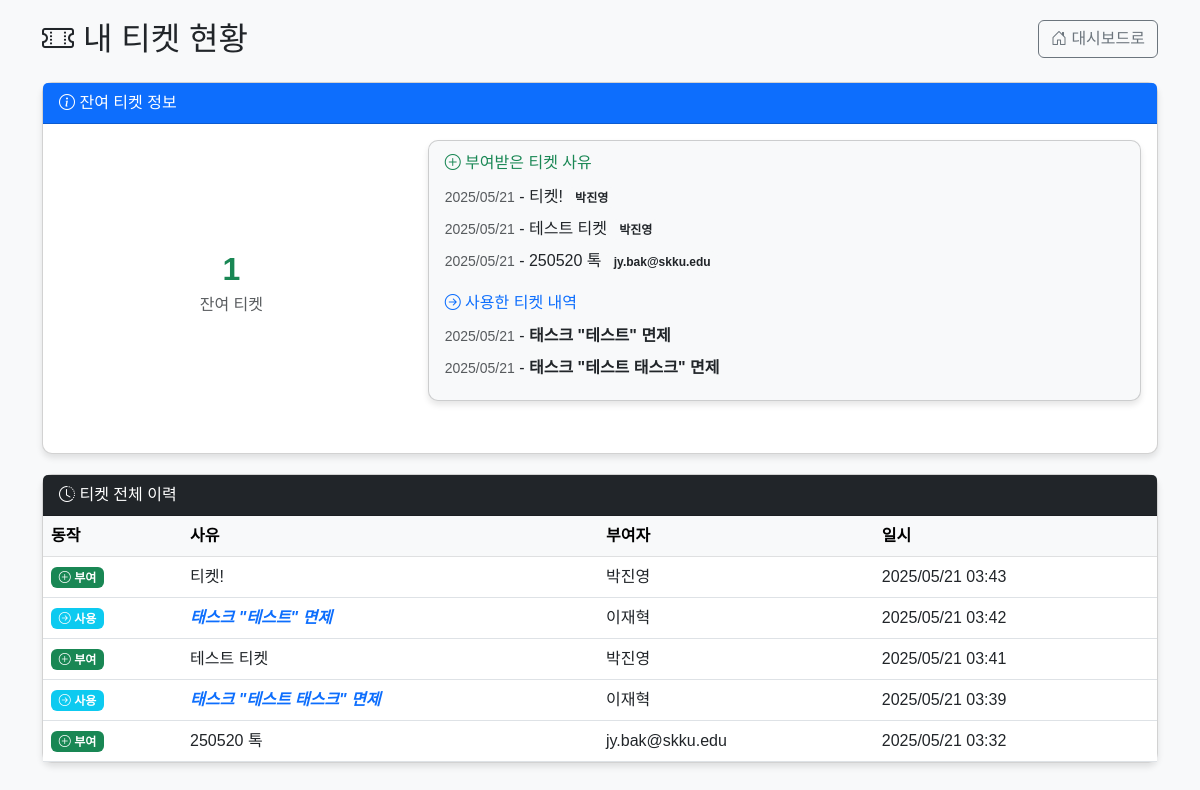
The app's page /ticket/my (signed in), older data.
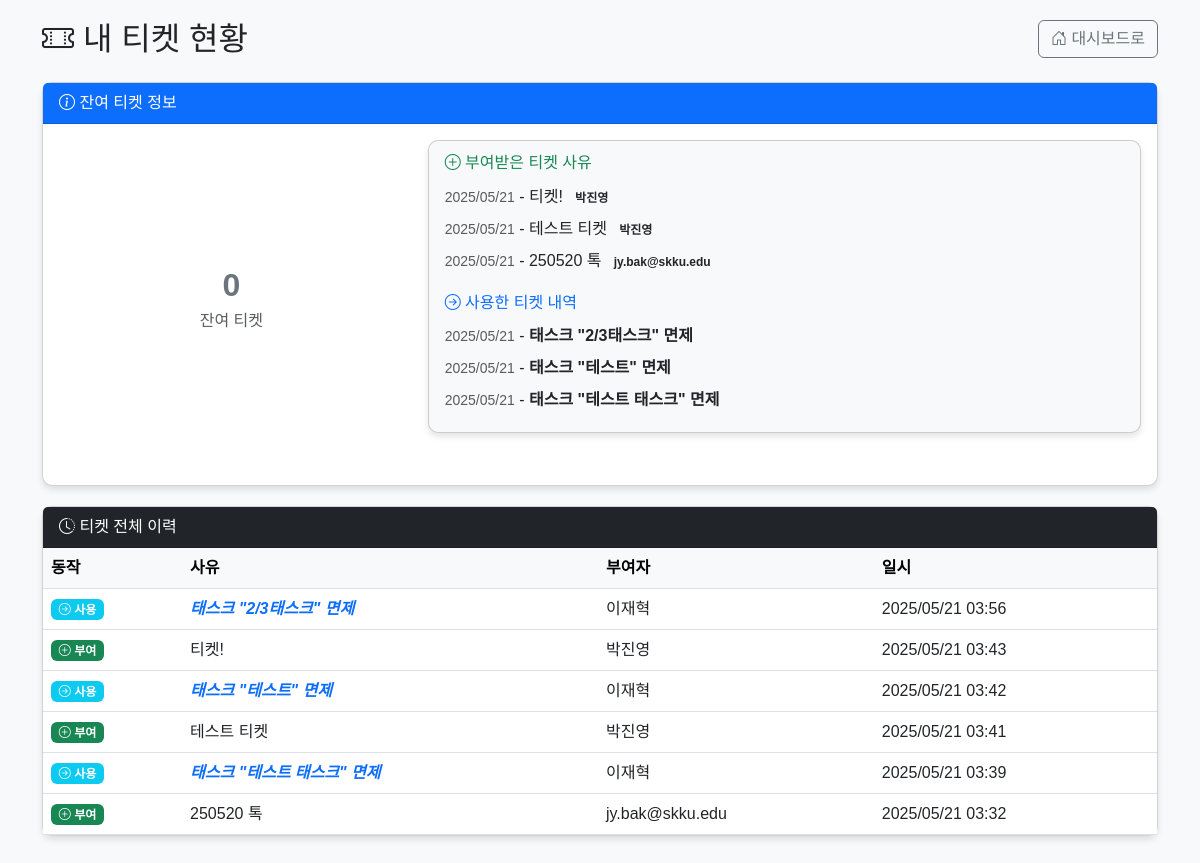
The same page, newer data.
### models.py (models this page shows)
class Ticket(db.Model):
    id = db.Column(db.Integer, primary_key=True)
    user_id = db.Column(db.Integer, db.ForeignKey('user.id'), nullable=False)
    type = db.Column(db.String(20), nullable=False)  # 'grant', 'revoke', 'use'
    reason = db.Column(db.String(200), nullable=False)
    created_by = db.Column(db.String(120), nullable=False)  # 이메일 또는 이름
    created_at = db.Column(db.DateTime, server_default=db.func.now())
    user = db.relationship('User', backref=db.backref('tickets', lazy=True))

### app.py (the view)
@app.route('/ticket/my')
@login_required
def my_ticket():
    tickets = Ticket.query.filter_by(user_id=current_user.id).order_by(Ticket.created_at.desc()).all()
    grant = sum(1 for t in tickets if t.type == 'grant')
    revoke = sum(1 for t in tickets if t.type == 'revoke')
    use = sum(1 for t in tickets if t.type == 'use')
    remain = grant - revoke - use
    grant_tickets = [t for t in tickets if t.type == 'grant']
    use_tickets = [t for t in tickets if t.type == 'use']
    return render_template('ticket_my.html',
                          tickets=tickets,
                          remain=remain,
                          grant_tickets=grant_tickets,
                          use_tickets=use_tickets)

### app.py (called while the page is built)
@login_manager.user_loader
def load_user(user_id):
    return User.query.get(int(user_id))

### templates/ticket_my.html (shortened to what the changed rows need)
<!DOCTYPE html>
<html lang="ko">
<head>
    <link href="https://cdn.jsdelivr.net/npm/bootstrap@5.3.0-alpha1/dist/css/bootstrap.min.css" rel="stylesheet">
    <link rel="stylesheet" href="https://cdn.jsdelivr.net/npm/bootstrap-icons@1.10.3/font/bootstrap-icons.css">
</head>
<body>
    <div class="container">
        <div class="d-flex justify-content-between align-items-center mb-4">
            <h2 class="mb-0"><i class="bi bi-ticket-perforated"></i> 내 티켓 현황</h2>
        </div>
        <div class="card">
            <div class="card-body">
                <div class="row align-items-center mb-3">
                    <div class="col-md-4 text-center">
                        <div class="ticket-count text-{% if remain > 0 %}success{% else %}secondary{% endif %}">
                            {{ remain }}
                        </div>
                        <div class="text-muted">잔여 티켓</div>
                    </div>
                    <div class="col-md-8">
                        <div class="card h-100 bg-light">
                            <div class="card-body p-3">
                                {% if grant_tickets %}
                                <ul class="list-group list-group-flush">
                                    {% for ticket in grant_tickets %}
                                    <li class="list-group-item bg-transparent px-0 py-1 border-0">
                                        <small class="text-muted">{{ ticket.created_at.strftime('%Y/%m/%d') }}</small> -
                                        {{ ticket.reason }}
                                        <span class="badge bg-light text-dark">{{ ticket.created_by }}</span>
                                    </li>
                                    {% endfor %}
                                </ul>
                                {% endif %}
                                {% if use_tickets %}
                                <ul class="list-group list-group-flush">
                                    {% for ticket in use_tickets %}
                                    <li class="list-group-item bg-transparent px-0 py-1 border-0">
                                        <small class="text-muted">{{ ticket.created_at.strftime('%Y/%m/%d') }}</small> -
                                        <span class="fw-bold">
                                        {% if 'Task ' in ticket.reason %}
                                            태스크 "{{ ticket.reason.replace('Task ', '').replace(' 면제', '') }}" 면제
                                        {% else %}
                                            {{ ticket.reason }}
                                        {% endif %}
                                        </span>
                                    </li>
                                    {% endfor %}
                                </ul>
                                {% endif %}
                            </div>
                        </div>
                    </div>
                </div>
            </div>
        </div>
        <div class="card">
            <div class="card-body p-0">
                <div class="table-responsive">
                    <table class="table table-hover mb-0">
                        <thead>
                            <tr class="table-light">
                                <th>동작</th>
                                <th>사유</th>
                                <th>부여자</th>
                                <th>일시</th>
                            </tr>
                        </thead>
                        <tbody>
                            {% for ticket in tickets %}
                            <tr>
                                <td>
                                    {% if ticket.type == 'grant' %}
                                        <span class="badge bg-success">
                                            <i class="bi bi-plus-circle"></i> 부여
                                        </span>
                                    {% elif ticket.type == 'revoke' %}
                                        <span class="badge bg-danger">
                                            <i class="bi bi-dash-circle"></i> 회수
                                        </span>
                                    {% elif ticket.type == 'use' %}
                                        <span class="badge bg-info">
                                            <i class="bi bi-arrow-right-circle"></i> 사용
                                        </span>
                                    {% endif %}
                                </td>
                                <td>
                                    {% if ticket.type == 'use' %}
                                        <strong class="ticket-use">
                                        {% if 'Task ' in ticket.reason %}
                                            태스크 "{{ ticket.reason.replace('Task ', '').replace(' 면제', '') }}" 면제
                                        {% else %}
                                            {{ ticket.reason }}
                                        {% endif %}
                                        </strong>
                                    {% else %}
                                        {{ ticket.reason }}
                                    {% endif %}
                                </td>
                                <td>{{ ticket.created_by }}</td>
                                <td>{{ ticket.created_at.strftime('%Y/%m/%d %H:%M') }}</td>
                            </tr>
                            {% endfor %}
                        </tbody>
                    </table>
                </div>
            </div>
        </div>
    </div>
</body>
</html>

Row changes from the older to the newer data that the page shows:
added Ticket: created_at "2025/05/21", reason.replace "2/3태스크", type "use" (drawn), created_by "이재혁", created_at "2025/05/21 03:56"
Text that changed along with them:
{{ remain }}: "1" → "0"
